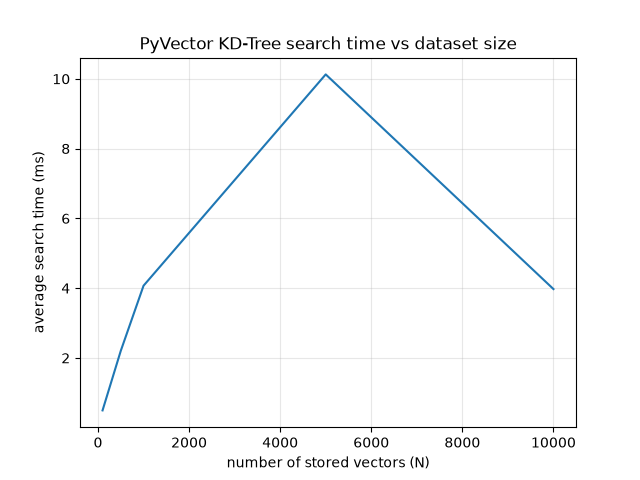

Generate this figure with Python:
import random
import time
import matplotlib.pyplot as plt
from kdtree import build, search

def generator(n,dimensions):
    data=[([random.uniform(0,100) for i in range(dimensions)], f"item_{j}")for j in range(n)]
    return build(data)

def search_benchmark(n,dimensions=10,runs=10):
    root=generator(n,dimensions)
    query=[random.uniform(0,100) for i in range(dimensions)]
    
    time_lapses=[]

    for i in range(runs):
        start=time.perf_counter()
        search(root,query)
        end=time.perf_counter()
        time_lapses.append((end-start)* 1000)

    return (sum(time_lapses)/runs)

sizes = [100, 500, 1000, 5000, 10000]#number of elements
final_time_lapses=[search_benchmark(n) for n in sizes]

#print(f"{sum(final_time_lapses)/len(final_time_lapses)} ms")

plt.plot(sizes, final_time_lapses)
plt.xlabel("number of stored vectors (N)")
plt.ylabel("average search time (ms)")
plt.title("PyVector KD-Tree search time vs dataset size")
plt.grid(True, alpha=0.3)
plt.savefig("benchmark.png")
plt.show()
